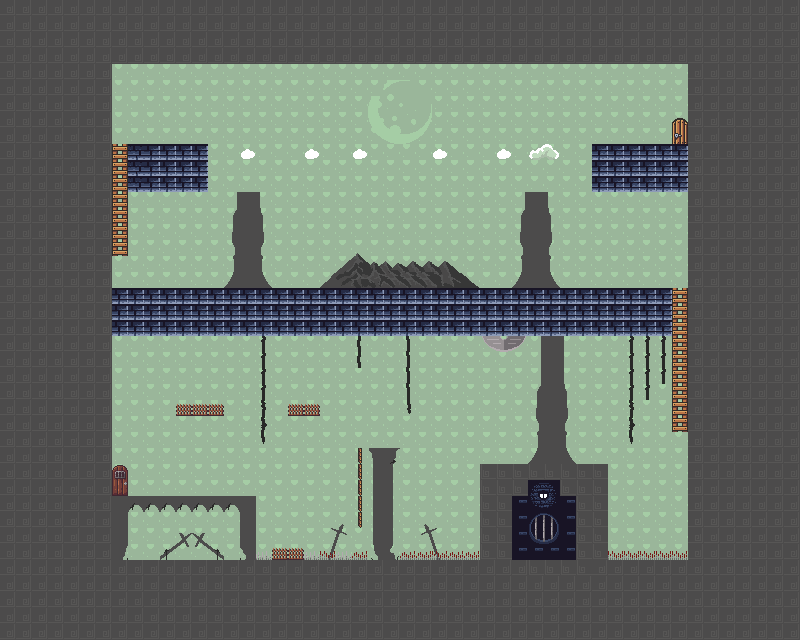

A 2D game scene composited from a Tiled map and its tileset images. What follows is a short description and the map's XML, with each tile layer's data collapsed to a summary:
An orthogonal 50x40 tile map with 16x16 px tiles, 8 tile layers (background, walls, decoration, spawn, ...), 6 tilesets and 8 objects.

<map version="1.10" tiledversion="1.11.2" orientation="orthogonal" renderorder="right-down" width="50" height="40" tilewidth="16" tileheight="16" infinite="0" nextlayerid="15" nextobjectid="11">
 <tileset firstgid="1" source="Dungeon Ruins Tileset Night.tsx" />
 <tileset firstgid="513" source="Dungeon Tile Set.tsx" />
 <tileset firstgid="783" source="enemie.tsx" />
 <tileset firstgid="791" source="coin.tsx" />
 <tileset firstgid="806" source="On (38x38).tsx" />
 <tileset firstgid="814" source="castle-tileset.tsx" />
 <layer id="9" name="background" width="50" height="40">
  <data>[2000 cells, 2000 non-empty, 1 distinct tile ids]</data>
 </layer>
 <layer id="1" name="walls" width="50" height="40">
  <data>[2000 cells, 1106 non-empty, 24 distinct tile ids]</data>
 </layer>
 <layer id="2" name="decoration" width="50" height="40">
  <data>[2000 cells, 133 non-empty, 74 distinct tile ids]</data>
 </layer>
 <objectgroup id="11" name="saw">
  <object id="8" gid="808" x="372.667" y="115.833" width="38" height="38">
   <properties>
    <property name="bottom" type="int" value="223" />
    <property name="speed" type="float" value="1" />
    <property name="top" type="int" value="78" />
   </properties>
  </object>
  <object id="10" gid="808" x="232" y="113.5" width="38" height="38">
   <properties>
    <property name="bottom" type="int" value="223" />
    <property name="speed" type="float" value="1" />
    <property name="top" type="int" value="78" />
   </properties>
  </object>
 </objectgroup>
 <layer id="7" name="spawn" width="50" height="40">
  <data>[2000 cells, 2 non-empty, 2 distinct tile ids]</data>
 </layer>
 <layer id="8" name="exit" width="50" height="40">
  <data>[2000 cells, 2 non-empty, 2 distinct tile ids]</data>
 </layer>
 <layer id="12" name="platforms" width="50" height="40">
  <data>[2000 cells, 7 non-empty, 3 distinct tile ids]</data>
 </layer>
 <layer id="6" name="ladders" width="50" height="40">
  <data>[2000 cells, 34 non-empty, 6 distinct tile ids]</data>
 </layer>
 <layer id="3" name="lava" width="50" height="40">
  <data>[2000 cells, 15 non-empty, 3 distinct tile ids]</data>
 </layer>
 <objectgroup id="10" name="Coin" locked="1">
  <object id="6" gid="791" x="192" y="404" width="16" height="16" />
  <object id="7" gid="791" x="279" y="548" width="16" height="16" />
 </objectgroup>
 <objectgroup id="4" name="zombie">
  <object id="1" gid="785" x="267" y="287" width="16" height="20">
   <properties>
    <property name="has_coin" type="bool" value="true" />
    <property name="left_side" type="int" value="221" />
    <property name="right_side" type="int" value="320" />
    <property name="speed" type="float" value="1" />
   </properties>
  </object>
  <object id="2" gid="785" x="522" y="288" width="16" height="20">
   <properties>
    <property name="left_side" type="int" value="525" />
    <property name="right_side" type="int" value="607" />
    <property name="speed" type="float" value="1" />
   </properties>
  </object>
  <object id="3" gid="785" x="392.833" y="287.333" width="16" height="20">
   <properties>
    <property name="left_side" type="int" value="362" />
    <property name="right_side" type="int" value="447" />
    <property name="speed" type="float" value="1" />
   </properties>
  </object>
  <object id="4" gid="785" x="144.167" y="286.333" width="16" height="20">
   <properties>
    <property name="left_side" type="int" value="143" />
    <property name="right_side" type="int" value="208" />
    <property name="speed" type="float" value="1" />
   </properties>
  </object>
 </objectgroup>
</map>
